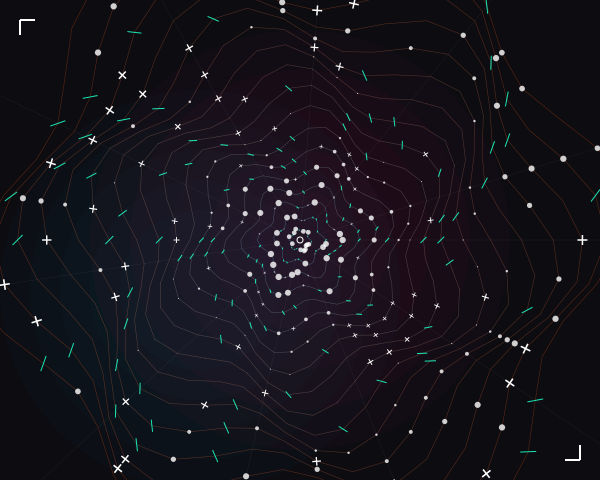

Source code (Python):
import cairo
import math
import random

# Setup
width, height = 600, 480
surface = cairo.ImageSurface(cairo.FORMAT_ARGB32, width, height)
ctx = cairo.Context(surface)

# Background - Deep Brutalist Charcoal
ctx.set_source_rgb(0.05, 0.05, 0.07)
ctx.paint()

# Parameters
cx, cy = width / 2, height / 2
rings = 18
segments = 42
max_radius = 320

def get_polar_coords(r_idx, a_idx, total_r, total_a, ripple=0):
    """Calculates distorted polar coordinates for the Swiss grid."""
    angle = (a_idx / total_a) * 2 * math.pi
    # Normalizing radius with a power function for exponential spacing (Swiss hierarchy)
    base_r = (r_idx / total_r)**1.2 * max_radius
    
    # Radial distortion: apply a harmonic sine wave to the radius based on angle
    # This creates the 'chromatic diffusion' flow effect
    distortion = math.sin(angle * 6 + (r_idx * 0.5)) * (r_idx * 1.8)
    r = base_r + distortion + ripple
    
    x = cx + r * math.cos(angle)
    y = cy + r * math.sin(angle)
    return x, y, angle

# 1. LAYER ONE: Chromatic Diffusion (Blurred Blooms)
# Simulating softness through low-alpha concentric expansions
for i in range(5):
    ctx.set_source_rgba(0.9, 0.1, 0.4, 0.03) # Spectral Magenta
    ctx.arc(cx, cy, 50 + i * 40, 0, 2 * math.pi)
    ctx.fill()
    
    ctx.set_source_rgba(0.1, 0.6, 0.9, 0.02) # Cyan bloom
    ctx.arc(cx - 100, cy + 50, 80 + i * 30, 0, 2 * math.pi)
    ctx.fill()

# 2. LAYER TWO: The Polar Grid (Systematic Precision)
ctx.set_line_width(0.5)
for r in range(1, rings):
    # Determine color based on radial distance (Heatmap logic)
    gradient_val = r / rings
    ctx.set_source_rgba(0.4 + gradient_val * 0.6, 0.8 - gradient_val * 0.5, 1.0 - gradient_val, 0.4)
    
    ctx.new_path()
    for a in range(segments + 1):
        x, y, _ = get_polar_coords(r, a, rings, segments)
        if a == 0:
            ctx.move_to(x, y)
        else:
            ctx.line_to(x, y)
    ctx.stroke()

# 3. LAYER THREE: Stochastic Modularity (The 'Bits')
# We iterate through the grid and place discrete modular elements
for r in range(1, rings):
    for a in range(segments):
        x, y, angle = get_polar_coords(r, a, rings, segments)
        
        # Stochastic filter: only draw on certain "bits"
        seed = random.random()
        
        # Scaling elements based on radius (Radial perspective)
        size = (r / rings) * 6
        
        ctx.save()
        ctx.translate(x, y)
        ctx.rotate(angle)
        
        if seed > 0.85:
            # Swiss Cross Module
            ctx.set_source_rgb(1, 1, 1)
            ctx.set_line_width(1.5)
            thickness = size * 0.3
            ctx.rectangle(-size, -thickness/2, size*2, thickness)
            ctx.rectangle(-thickness/2, -size, thickness, size*2)
            ctx.fill()
        elif seed > 0.65:
            # Technical Slashes (Frequency-based texture)
            ctx.set_source_rgb(0.1, 0.9, 0.7)
            ctx.set_line_width(1.0)
            ctx.move_to(-size, size)
            ctx.line_to(size, -size)
            ctx.stroke()
        elif seed > 0.4:
            # Data Points (Dithering)
            ctx.set_source_rgba(1, 1, 1, 0.8)
            dot_size = (math.sin(r * 0.5) + 1.1) * 1.5
            ctx.arc(0, 0, dot_size, 0, 2 * math.pi)
            ctx.fill()
            
        ctx.restore()

# 4. LAYER FOUR: Recursive Scaling Lines
# Long radial lines that break the grid, creating directional progression
ctx.set_line_width(0.2)
ctx.set_source_rgba(1, 1, 1, 0.15)
for a in range(0, segments, 4):
    x_start, y_start, _ = get_polar_coords(2, a, rings, segments)
    x_end, y_end, _ = get_polar_coords(rings + 2, a, rings, segments, ripple=40)
    ctx.move_to(x_start, y_start)
    ctx.line_to(x_end, y_end)
    ctx.stroke()

# 5. FINAL TOUCH: High-contrast border markers (Brutalist aesthetic)
ctx.set_source_rgb(1, 1, 1)
marker_size = 15
# Top Left
ctx.move_to(20, 20)
ctx.line_to(20 + marker_size, 20)
ctx.move_to(20, 20)
ctx.line_to(20, 20 + marker_size)
# Bottom Right
ctx.move_to(width - 20, height - 20)
ctx.line_to(width - 20 - marker_size, height - 20)
ctx.move_to(width - 20, height - 20)
ctx.line_to(width - 20, height - 20 - marker_size)
ctx.set_line_width(2)
ctx.stroke()

# Center alignment mark
ctx.set_line_width(1)
ctx.arc(cx, cy, 3, 0, 2*math.pi)
ctx.stroke()
